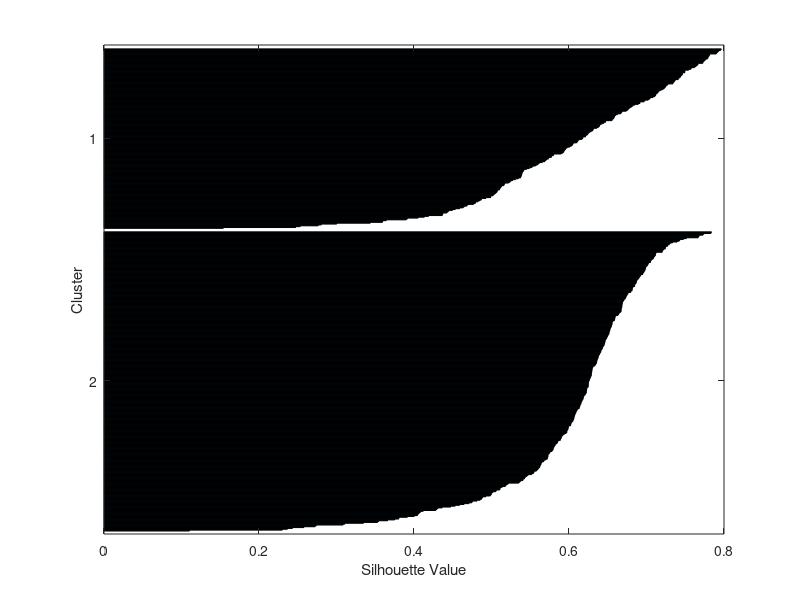
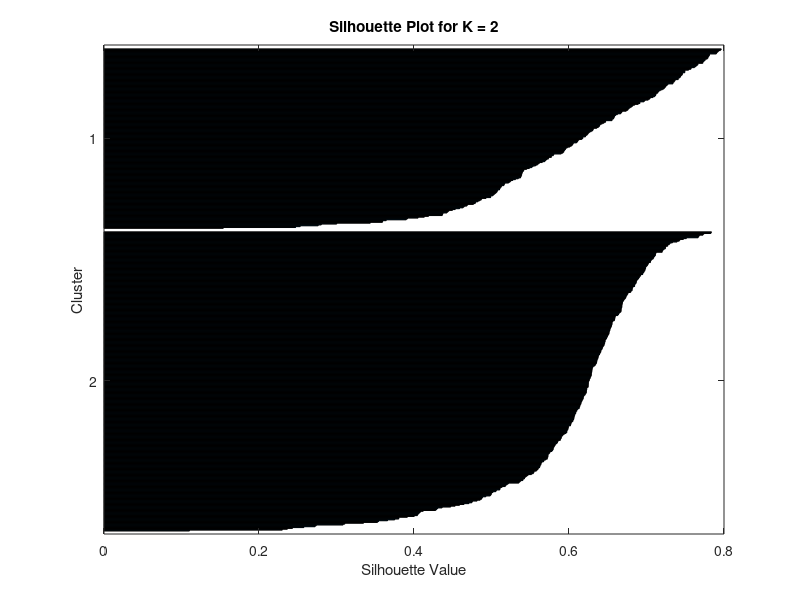
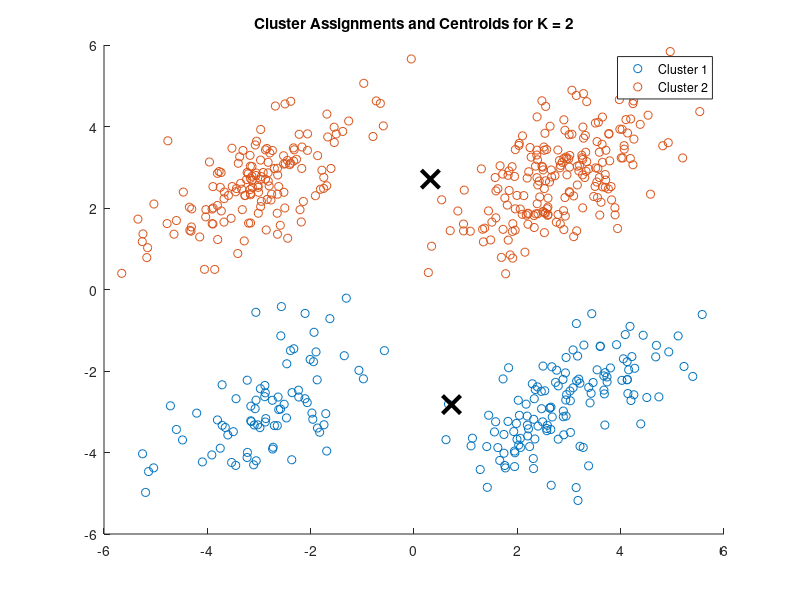

Recreate these plots in MATLAB, in order. (Note: this script raises an error after producing the figures.)
clc;
close all;

% Load the dataset
load kmeansdata.mat; 

% Define the range of cluster numbers
cluster_numbers = [2, 3, 4];
mean_silhouette_val = zeros(1, length(cluster_numbers));
cluster_assign = cell(1, length(cluster_numbers));

for i = 1:length(cluster_numbers)
    k = cluster_numbers(i);
    
    % Perform K-means clustering
    [idx, C] = kmeans(X, k); 
    
    % Calculate Silhouette score
    silhouette_scores = silhouette(X, idx);
    
    % Store mean Silhouette score
    mean_silhouette = mean(silhouette_scores);
    mean_silhouette_val(i) = mean_silhouette;
    
    % Display mean Silhouette score for each K
    disp(['Mean Silhouette score for K = ' num2str(k) ': ' num2str(mean_silhouette)]);
    
    % Store cluster assignments
    cluster_assign{i} = idx;
    
    % Plot Silhouette for each cluster
    figure;
    silhouette(X, idx);
    title(['Silhouette Plot for K = ' num2str(k)]);
    
    % Plot clusters and centroids
    figure;
    gscatter(X(:, 1), X(:, 2), idx);
    hold on;
    plot(C(:, 1), C(:, 2), 'kx', 'MarkerSize', 13, 'LineWidth', 3);
    title(['Cluster Assignments and Centroids for K = ' num2str(k)]);
    legend_entries = cellstr(num2str((1:k)', 'Cluster %d'));
    legend(legend_entries, 'Location', 'NW');

    hold off;
end

% Find the optimal number of clusters that achieves the best performance
[task2_silh, task2_idx] = max(mean_silhouette_val);
optimal_k = cluster_numbers(task2_idx);
disp(['The optimal number of clusters is ' num2str(optimal_k) ' based on Silhouette score']);



